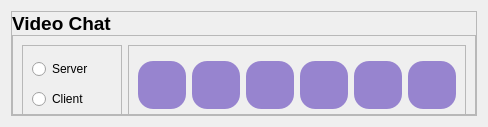
            <widget class="QWidget" name="chat">
             <layout class="QVBoxLayout" name="verticalLayout_4">
              <item>
               <widget class="QFrame" name="chat_frame">
                <property name="frameShape">
                 <enum>QFrame::StyledPanel</enum>
                </property>
                <property name="frameShadow">
                 <enum>QFrame::Raised</enum>
                </property>
                <layout class="QVBoxLayout" name="verticalLayout_9">
                 <property name="spacing">
                  <number>0</number>
                 </property>
                 <property name="leftMargin">
                  <number>0</number>
                 </property>
                 <property name="topMargin">
                  <number>0</number>
                 </property>
                 <property name="rightMargin">
                  <number>0</number>
                 </property>
                 <property name="bottomMargin">
                  <number>0</number>
                 </property>
                 <item>
                  <widget class="QLabel" name="chat_label">
                   <property name="font">
                    <font>
                     <family>SansSerif</family>
                     <pointsize>14</pointsize>
                     <weight>75</weight>
                     <bold>true</bold>
                    </font>
                   </property>
                   <property name="text">
                    <string>Video Chat</string>
                   </property>
                  </widget>
                 </item>
                 <item>
                  <widget class="QFrame" name="chat_btn_frame">
                   <property name="minimumSize">
                    <size>
                     <width>200</width>
                     <height>80</height>
                    </size>
                   </property>
                   <property name="maximumSize">
                    <size>
                     <width>16777215</width>
                     <height>80</height>
                    </size>
                   </property>
                   <property name="frameShape">
                    <enum>QFrame::StyledPanel</enum>
                   </property>
                   <property name="frameShadow">
                    <enum>QFrame::Raised</enum>
                   </property>
                   <layout class="QHBoxLayout" name="horizontalLayout_12">
                    <item>
                     <widget class="QFrame" name="check_frame">
                      <property name="minimumSize">
                       <size>
                        <width>100</width>
                        <height>80</height>
                       </size>
                      </property>
                      <property name="frameShape">
                       <enum>QFrame::StyledPanel</enum>
                      </property>
                      <property name="frameShadow">
                       <enum>QFrame::Raised</enum>
                      </property>
                      <layout class="QVBoxLayout" name="verticalLayout_10">
                       <item>
                        <widget class="QRadioButton" name="server_btn">
                         <property name="text">
                          <string>Server</string>
                         </property>
                        </widget>
                       </item>
                       <item>
                        <widget class="QRadioButton" name="client_btn">
                         <property name="text">
                          <string>Client</string>
                         </property>
                        </widget>
                       </item>
                      </layout>
                     </widget>
                    </item>
                    <item>
                     <widget class="QFrame" name="choose_frame">
                      <property name="minimumSize">
                       <size>
                        <width>100</width>
                        <height>80</height>
                       </size>
                      </property>
                      <property name="frameShape">
                       <enum>QFrame::StyledPanel</enum>
                      </property>
                      <property name="frameShadow">
                       <enum>QFrame::Raised</enum>
                      </property>
                      <layout class="QHBoxLayout" name="horizontalLayout_13">
                       <item>
                        <widget class="QPushButton" name="open_file_btn">
                         <property name="minimumSize">
                          <size>
                           <width>48</width>
                           <height>48</height>
                          </size>
                         </property>
                         <property name="maximumSize">
                          <size>
                           <width>48</width>
                           <height>48</height>
                          </size>
                         </property>
                         <property name="styleSheet">
                          <string notr="true">QPushButton{
border-radius:15;
background-color:rgba(115, 89, 195, 181)
}
QPushButton:hover{
background-color:rgba(115, 89, 195, 120)
}</string>
                         </property>
                         <property name="text">
                          <string/>
                         </property>
                         <property name="icon">
                          <iconset resource="asserts/icon/icon.qrc">
                           <normaloff>:/icon/Open-file.svg</normaloff>:/icon/Open-file.svg</iconset>
                         </property>
                         <property name="iconSize">
                          <size>
                           <width>32</width>
                           <height>32</height>
                          </size>
                         </property>
                        </widget>
                       </item>
                       <item>
                        <widget class="QPushButton" name="send_file_btn">
                         <property name="minimumSize">
                          <size>
                           <width>48</width>
                           <height>48</height>
                          </size>
                         </property>
                         <property name="maximumSize">
                          <size>
                           <width>48</width>
                           <height>48</height>
                          </size>
                         </property>
                         <property name="styleSheet">
                          <string notr="true">QPushButton{
border-radius:15;
background-color:rgba(115, 89, 195, 181)
}
QPushButton:hover{
background-color:rgba(115, 89, 195, 120)
}</string>
                         </property>
                         <property name="text">
                          <string/>
                         </property>
                         <property name="icon">
                          <iconset resource="asserts/icon/icon.qrc">
                           <normaloff>:/icon/send.svg</normaloff>:/icon/send.svg</iconset>
                         </property>
                         <property name="iconSize">
                          <size>
                           <width>32</width>
                           <height>32</height>
                          </size>
                         </property>
                        </widget>
                       </item>
                       <item>
                        <widget class="QPushButton" name="file_con_btn">
                         <property name="minimumSize">
                          <size>
                           <width>48</width>
                           <height>48</height>
                          </size>
                         </property>
                         <property name="maximumSize">
                          <size>
                           <width>48</width>
                           <height>48</height>
                          </size>
                         </property>
                         <property name="styleSheet">
                          <string notr="true">QPushButton{
border-radius:15;
background-color:rgba(115, 89, 195, 181)
}
QPushButton:hover{
background-color:rgba(115, 89, 195, 120)
}</string>
                         </property>
                         <property name="text">
                          <string/>
                         </property>
                         <property name="icon">
                          <iconset resource="asserts/icon/icon.qrc">
                           <normaloff>:/icon/connect.svg</normaloff>:/icon/connect.svg</iconset>
                         </property>
                         <property name="iconSize">
                          <size>
                           <width>32</width>
                           <height>32</height>
                          </size>
                         </property>
                        </widget>
                       </item>
                       <item>
                        <widget class="QPushButton" name="file_stop_btn">
                         <property name="minimumSize">
                          <size>
                           <width>48</width>
                           <height>48</height>
                          </size>
                         </property>
                         <property name="maximumSize">
                          <size>
                           <width>48</width>
                           <height>48</height>
                          </size>
                         </property>
                         <property name="styleSheet">
                          <string notr="true">QPushButton{
border-radius:15;
background-color:rgba(115, 89, 195, 181)
}
QPushButton:hover{
background-color:rgba(115, 89, 195, 120)
}</string>
                         </property>
                         <property name="text">
                          <string/>
                         </property>
                         <property name="icon">
                          <iconset resource="asserts/icon/icon.qrc">
                           <normaloff>:/icon/s_connect.svg</normaloff>:/icon/s_connect.svg</iconset>
                         </property>
                         <property name="iconSize">
                          <size>
                           <width>32</width>
                           <height>32</height>
                          </size>
                         </property>
                        </widget>
                       </item>
                       <item>
                        <widget class="QPushButton" name="start_chat_btn">
                         <property name="minimumSize">
                          <size>
                           <width>48</width>
                           <height>48</height>
                          </size>
                         </property>
                         <property name="maximumSize">
                          <size>
                           <width>48</width>
                           <height>48</height>
                          </size>
                         </property>
                         <property name="styleSheet">
                          <string notr="true">QPushButton{
border-radius:15;
background-color:rgba(115, 89, 195, 181)
}
QPushButton:hover{
background-color:rgba(115, 89, 195, 120)
}</string>
                         </property>
                         <property name="text">
                          <string/>
                         </property>
                         <property name="icon">
                          <iconset resource="asserts/icon/icon.qrc">
                           <normaloff>:/icon/call.svg</normaloff>:/icon/call.svg</iconset>
                         </property>
                         <property name="iconSize">
                          <size>
                           <width>32</width>
                           <height>32</height>
                          </size>
                         </property>
                        </widget>
                       </item>
                       <item>
                        <widget class="QPushButton" name="stop_chat_btn">
                         <property name="minimumSize">
                          <size>
                           <width>48</width>
                           <height>48</height>
                          </size>
                         </property>
                         <property name="maximumSize">
                          <size>
                           <width>48</width>
                           <height>48</height>
                          </size>
                         </property>
                         <property name="styleSheet">
                          <string notr="true">QPushButton{
border-radius:15;
background-color:rgba(115, 89, 195, 181)
}
QPushButton:hover{
background-color:rgba(115, 89, 195, 120)
}</string>
                         </property>
                         <property name="text">
                          <string/>
                         </property>
                         <property name="icon">
                          <iconset resource="asserts/icon/icon.qrc">
                           <normaloff>:/icon/stop-call.svg</normaloff>:/icon/stop-call.svg</iconset>
                         </property>
                         <property name="iconSize">
                          <size>
                           <width>32</width>
                           <height>32</height>
                          </size>
                         </property>
                        </widget>
                       </item>
                      </layout>
                     </widget>
                    </item>
                   </layout>
                  </widget>
                 </item>
                </layout>
               </widget>
              </item>
             </layout>
            </widget>
